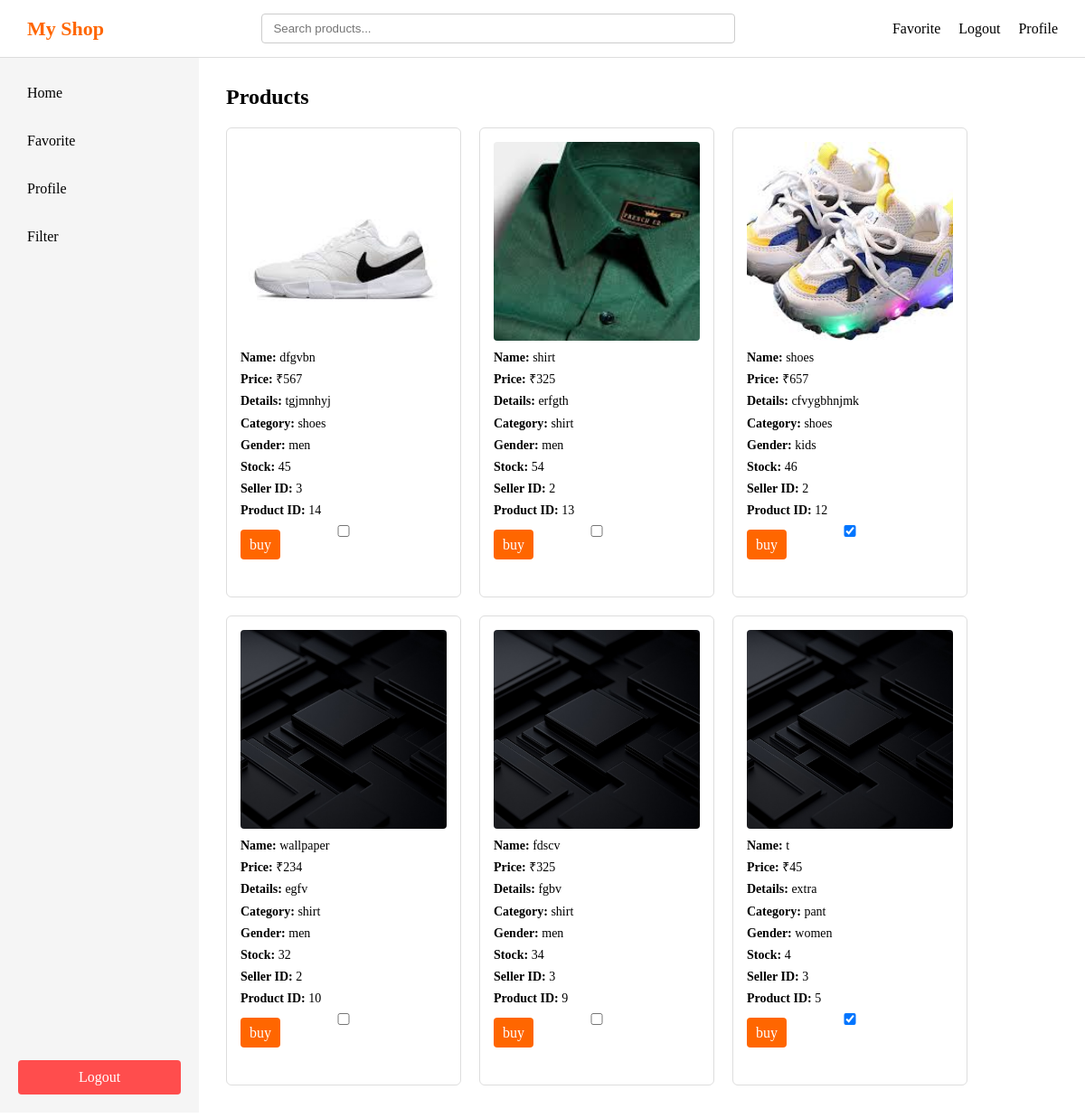
Screenshot of /home (signed in) with the database file from the repository.
### main.py (models this page shows)
class Product(db.Model):
    id=db.Column(db.Integer, primary_key = True)
    product_name = db.Column(db.String(100))
    product_price= db.Column(db.Integer)
    product_image= db.Column(db.String(200))
    product_details = db.Column(db.Text)
    product_category = db.Column(db.String(100))
    product_gender= db.Column(db.String(20))
    product_stock= db.Column(db.Integer)
    seller_id = db.Column(db.Integer, db.ForeignKey('user.id'))

### main.py (the view)
@app.route('/home')
def home():
    if 'user' not in session:
        return redirect(url_for('login'))
    username = session.get('user')
    user = User.query.filter_by(username= username).first()
    products = Product.query.order_by(Product.id.desc()).all()
    liked_products=[]
    liked_products = [
        up.product_id for up in UserProduct.query.filter_by(user_id = user.id).all()
    ]
    return render_template("home.html", user = user , products = products , liked_products = liked_products)

### templates/home.html (shortened to what this page needs)
<!DOCTYPE html>
<html lang="en">
<head>
    <link rel="stylesheet" href="{{ url_for('static', filename='style.css') }}">
</head>
<body>
    <div class="header">
        <div class="logo">My Shop</div>
        <div class="searchbar"  id="searchbar">
            <input type="text" placeholder="Search products..." />
        </div>
        <div class="right">
            <div class="favorite"><a href="/favorite">Favorite</a></div>
            <div class="logout"><a href="/logout">Logout</a></div>
            <div class="profile"><a href="/profile">Profile</a></div>
        </div>
    </div>
    <div class="layout">
        <div class="sidebar">
            <div class="top">
                <div class="home" id="sidebar-home">Home</div>
                <div class="favorite" id="sidebar-favorite">Favorite</div>
                <div class="profile" id="sidebar-profile">Profile</div>
                <div class="filter" id="sidebar-filter">Filter</div>
            </div>
            <div class="logout" id="sidebar-logout">Logout</div>
        </div>
        <div class="main">
            <h2>Products</h2>
            {% if products %}
            <div class="products">
                {% for product in products %}
                <div class="product-card">
                    <img src="{{ url_for('static', filename='uploads/' + product.product_image) }}">
                    <p><strong>Name:</strong> {{ product.product_name }}</p>
                    <p><strong>Price:</strong> ₹{{ product.product_price }}</p>
                    <p><strong>Details:</strong> {{ product.product_details }}</p>
                    <p><strong>Category:</strong> {{ product.product_category }}</p>
                    <p><strong>Gender:</strong> {{ product.product_gender }}</p>
                    <p><strong>Stock:</strong> {{ product.product_stock }}</p>
                    <p><strong>Seller ID:</strong> {{ product.seller_id }}</p>
                    <p><strong>Product ID:</strong> {{ product.id }}</p>
                    <input type="checkbox" class="like-checkbox" data-product-id="{{ product.id }}"
                    {% if product.id in liked_products %}
                        checked
                    {% endif %}>
                    <div class="buybutton">
                        <a href="{{ url_for('buyButton', product_id=product.id) }}">buy</a>
                    </div>
                </div>
                {% endfor %}
            </div>
            {% endif %}
        </div>
    </div>
</body>
</html>

### static/style.css (style rules this page uses)
* { margin: 0; padding: 0; box-sizing: border-box; }
.header { display: flex; align-items: center; justify-content: space-between; padding: 15px 30px; background-color: #ffffff; border-bottom: 1px solid #ddd; width: 100%; }
.logo { font-size: 22px; font-weight: bold; color: #ff6600; white-space: nowrap; }
.searchbar { flex: 1; display: flex; justify-content: center; }
.searchbar input { width: 60%; min-width: 250px; padding: 8px 12px; border: 1px solid #ccc; border-radius: 4px; }
.right { display: flex; align-items: center; gap: 20px; white-space: nowrap; }
.right a, .right div { text-decoration: none; color: #000; cursor: pointer; font-weight: 500; }
.layout { display: flex; height: calc(100vh - 70px); }
.sidebar { width: 220px; height: 100%; background-color: #f5f5f5; padding: 20px; display: flex; flex-direction: column; }
.sidebar .top { flex: 1; overflow-y: auto; display: flex; flex-direction: column; gap: 15px; }
.sidebar .top div { padding: 10px; cursor: pointer; border-radius: 4px; }
.sidebar .logout { padding: 10px; background-color: #ff4d4d; color: white; text-align: center; border-radius: 4px; cursor: pointer; flex-shrink: 0; }
.main { flex: 1; padding: 30px; background-color: #ffffff; overflow-y: auto; }
.products { display: grid; grid-template-columns: repeat(auto-fill, 260px); gap: 20px; margin-top: 20px; }
.products > div { width: 260px; height: 520px; border: 1px solid #ddd; border-radius: 6px; padding: 15px; background-color: #fff; display: flex; flex-direction: column; overflow: hidden; }
.products img { width: 100%; height: 220px; object-fit: cover; border-radius: 4px; margin-bottom: 10px; }
.products p { font-size: 14px; margin-bottom: 6px; line-height: 1.3; }
.buybutton a, .products button { margin-top: auto; padding: 8px 10px; border-radius: 4px; text-align: center; background-color: #ff6600; color: white; text-decoration: none; border: none; cursor: pointer; }

### rows the page displays
Product: product_image (picture), product_name "dfgvbn", product_price "567", product_details "tgjmnhyj", product_category "shoes", product_gender "men", product_stock "45", seller_id "3", id "14"
Product: product_image (picture), product_name "shirt", product_price "325", product_details "erfgth", product_category "shirt", product_gender "men", product_stock "54", seller_id "2", id "13"
Product: product_image (picture), product_name "shoes", product_price "657", product_details "cfvygbhnjmk", product_category "shoes", product_gender "kids", product_stock "46", seller_id "2", id "12", id "☑"
Product: product_image (picture), product_name "wallpaper", product_price "234", product_details "egfv", product_category "shirt", product_gender "men", product_stock "32", seller_id "2", id "10"
Product: product_image (picture), product_name "fdscv", product_price "325", product_details "fgbv", product_category "shirt", product_gender "men", product_stock "34", seller_id "3", id "9"
Product: product_image (picture), product_name "t", product_price "45", product_details "extra", product_category "pant", product_gender "women", product_stock "4", seller_id "3", id "5", id "☑"
